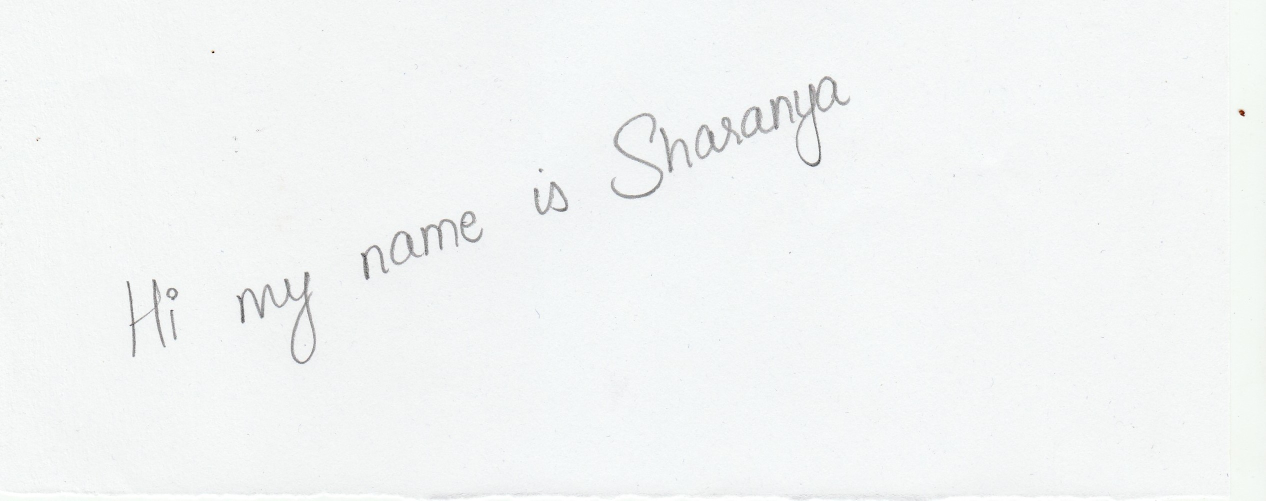
#> input picture DATA/Baseline.jpg, 2531 x 1001 px (shown at 1/2 size)
$ python getSkew.py   (older library calls are emulated)
#> lines starting #> are read from the running program, lines starting #| are printed output that depends on the picture; after the words box and inside, x2 and y2 are one past the last pixel; in counts of white or black regions, pixels touching at a corner belong together; long printed decimals are rounded
import cv2
import numpy as np
import math

# import image
image = cv2.imread("./DATA/Baseline.jpg", cv2.IMREAD_COLOR)
#> image is the input picture: shape (1001, 2531, 3); mean B, G, R 245, 245.1, 243
image = cv2.resize(image, (0, 0), fx=0.5, fy=0.5)
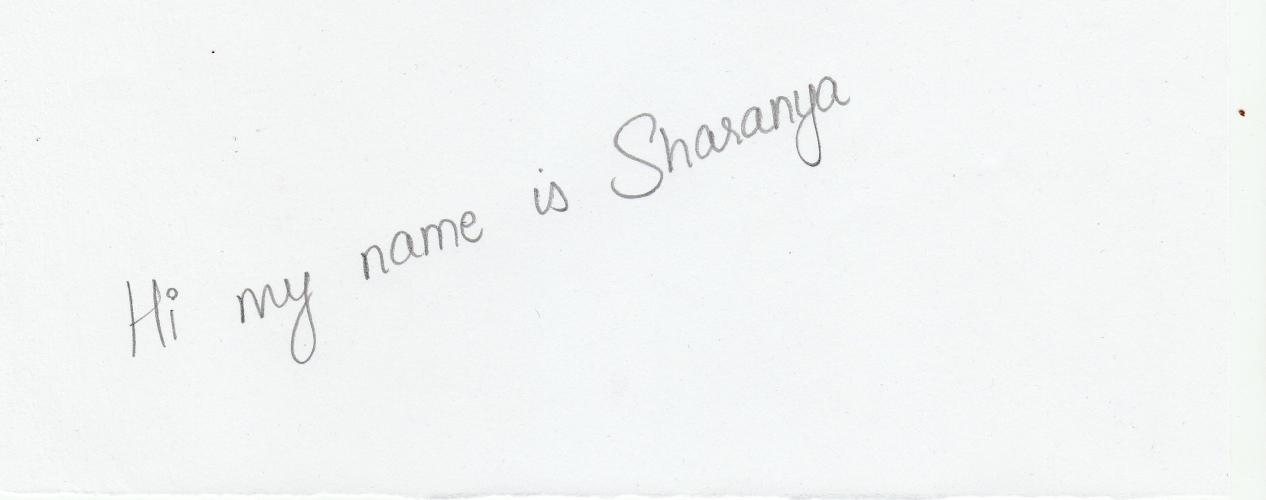
#> image: shape (500, 1266, 3); mean B, G, R 245.1, 245.2, 243.1
cv2.imshow('image', image)
cv2.waitKey(0)

# grayscale
gray = cv2.cvtColor(image, cv2.COLOR_BGR2GRAY)
cv2.imshow('gray', gray)
cv2.waitKey(0)

# threshold image
ret, thres = cv2.threshold(gray, 180, 255, cv2.THRESH_BINARY_INV)
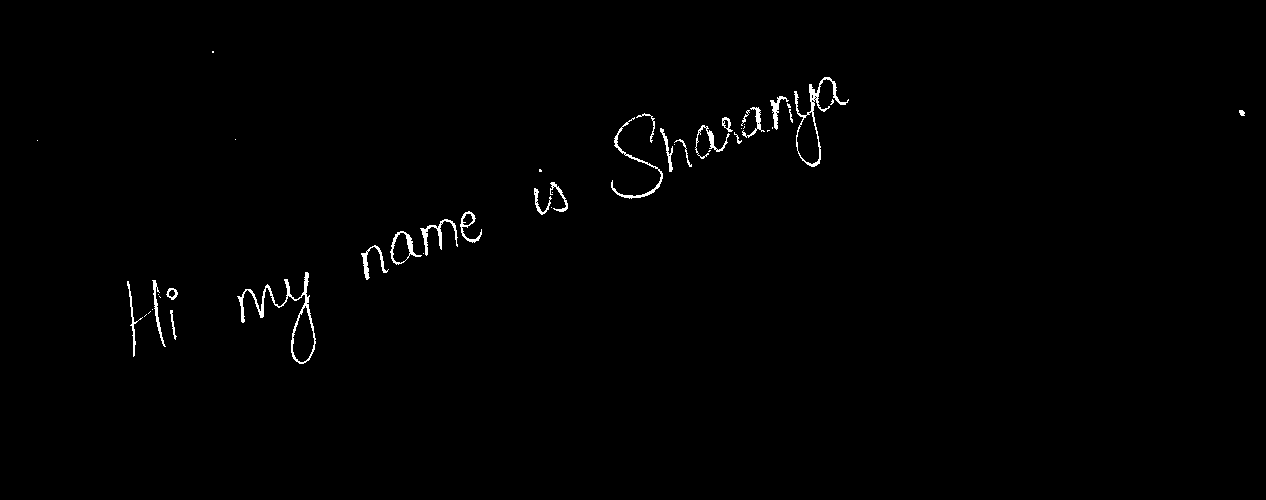
#> thres: shape (500, 1266); 0.74% white in thin lines or dots, all inside (x1, y1, x2, y2) = (37, 51, 1245, 364)
cv2.imshow('threshold', thres)
cv2.waitKey(0)

# dilation
kernel = np.ones((7, 13), np.uint8)
dilated = cv2.dilate(thres, kernel, iterations=1)
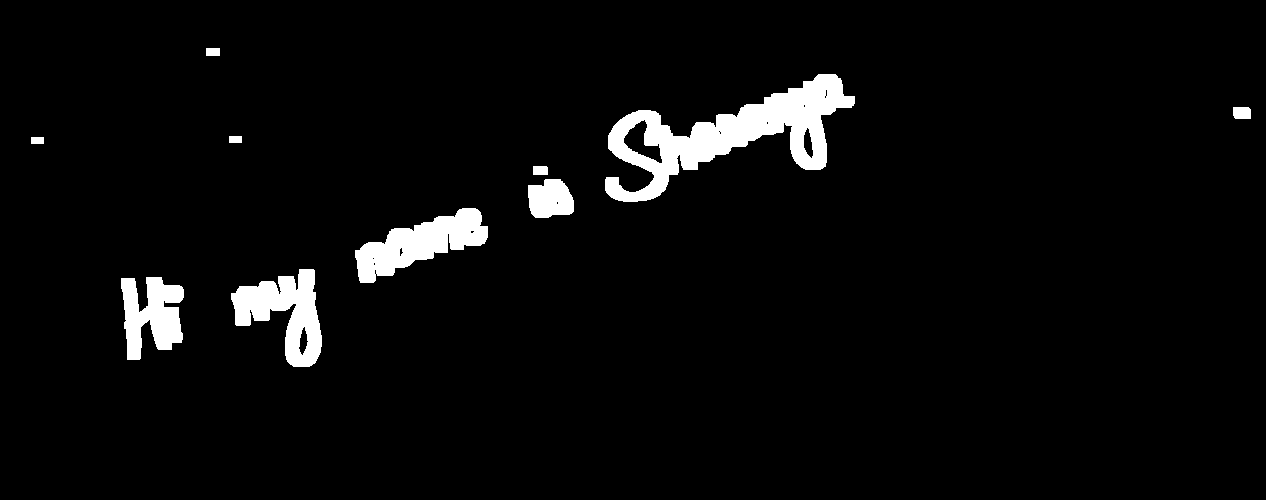
#> dilated: shape (500, 1266); 4.1% white; 10 white regions, largest, box (x1, y1, x2, y2) and area: (605, 74, 855, 202) 11417, (355, 208, 488, 283) 4722, (231, 269, 322, 367) 4560
cv2.imshow('dilated', dilated)
cv2.waitKey(0)

# erode
kernel = np.ones((8, 1), np.uint8)
eroded = cv2.erode(dilated, kernel, iterations=1)
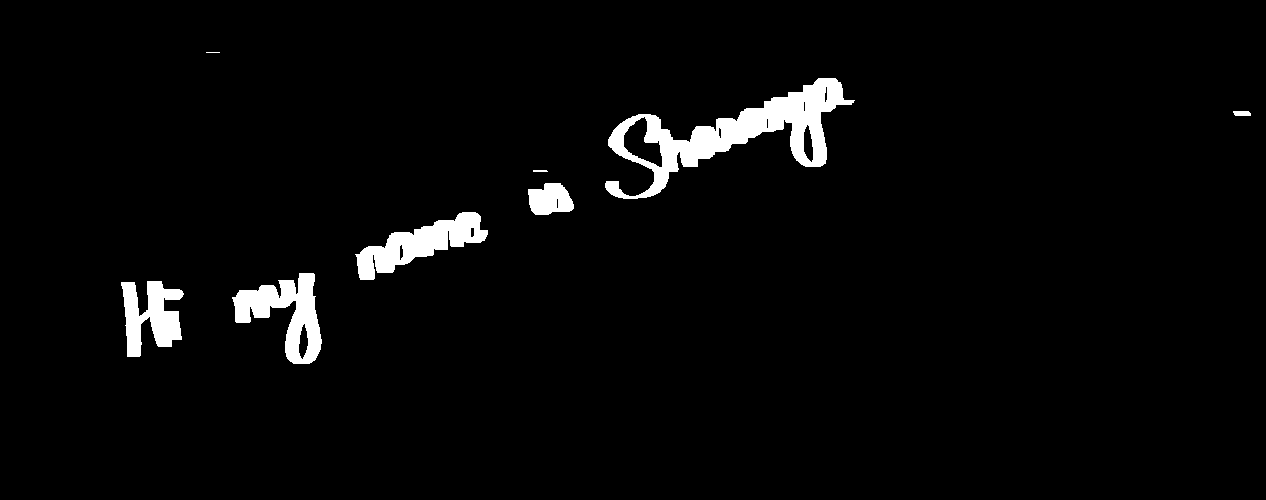
#> eroded: shape (500, 1266); 3.2% white; 8 white regions (1 under 20 px)
cv2.imshow('eroded', eroded)
cv2.waitKey(0)

# find text
im2, ctrs, heir = cv2.findContours(eroded, cv2.RETR_EXTERNAL, cv2.CHAIN_APPROX_SIMPLE)
#> ctrs = 8 contours, 2 with area under 20; largest, box (x1, y1, x2, y2) and area: (605, 78, 855, 199) 9730, (232, 273, 322, 364) 3721, (355, 212, 488, 280) 3569, (121, 281, 184, 357) 2570, (528, 183, 574, 215) 1058, (1233, 111, 1251, 116) 63

# delete small blobs from image
n_ctrs = []
for ctr in ctrs:
    area = cv2.contourArea(ctr)
    if area >= 190:
        n_ctrs.append(ctr)
#> this loop made 8 passes
#> area on passes 1, 2, 3, 4, 6, 7: 2570.5, 3721, 3569, 1058.5, 63, 9730.5
#> after the loop, n_ctrs = 5 contours; box (x1, y1, x2, y2) and area: (605, 78, 855, 199) 9730, (232, 273, 322, 364) 3721, (355, 212, 488, 280) 3569, (121, 281, 184, 357) 2570, (528, 183, 574, 215) 1058
del ctrs

# sorting contours
n_ctrs = sorted(n_ctrs, key=lambda x: cv2.boundingRect(x))

# draw rectangles around text and center points
c_x = []
c_y = []
for i in range(len(n_ctrs)):
    x, y, w, h = cv2.boundingRect(n_ctrs[i])
    cv2.rectangle(image, (x, y), (x + w, y + h), (255, 255, 0), 1)
    c_x.append(int(x + w / 2))
    c_y.append(int(y + h / 2))
#> this loop made 5 passes
#> (x, y, w, h) on passes 1 to 5: (121, 281, 63, 76), (232, 273, 90, 91), (355, 212, 133, 68), (528, 183, 46, 32), (605, 78, 250, 121)
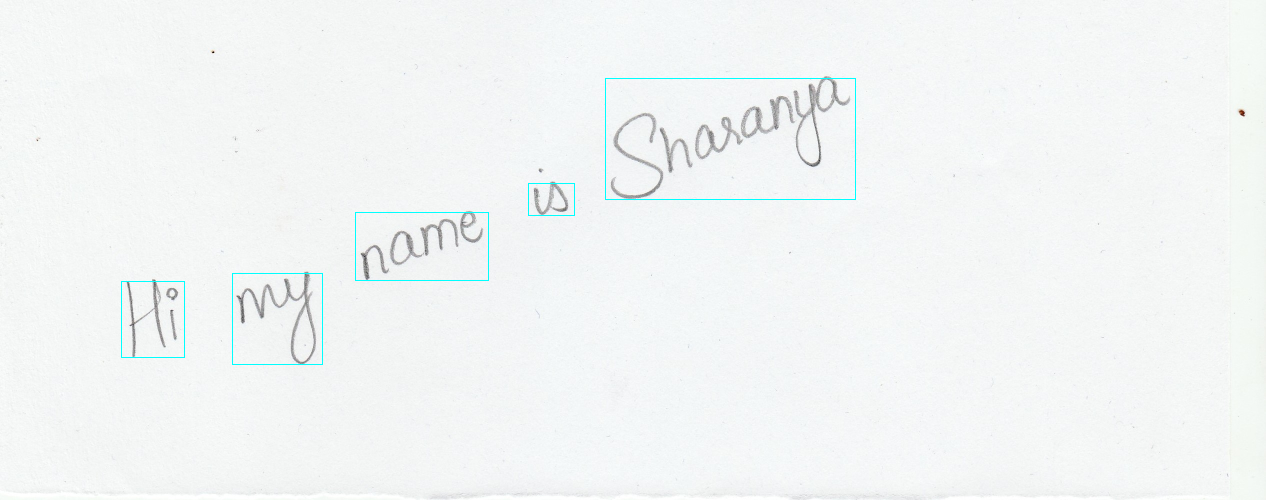
#> image: shape (500, 1266, 3); 0.31% of pixels changed, all inside (x1, y1, x2, y2) = (121, 78, 856, 365)
#> after the loop, c_x = [152, 277, 421, 551, 730]; c_y = [319, 318, 246, 199, 138]

for i in range(len(c_x)):
    cv2.circle(image, (c_x[i], c_y[i]), 0, (255, 0, 0), 5)
#> this loop made 5 passes
#> image: shape (500, 1266, 3); 0.02% of pixels changed, all inside (x1, y1, x2, y2) = (149, 135, 734, 323)


# detecting slope for line
fit = np.polyfit(c_x, c_y, deg=1)
#> fit = [-0.338, 388.1]

# line points
pt1 = (c_x[0], int(c_x[0] * fit[0] + fit[1]))
#> pt1 = (152, 336)
pt2 = (c_x[-1], int(c_x[-1] * fit[0] + fit[1]))
#> pt2 = (730, 141)
pt3 = (c_x[-1], int(c_x[0] * fit[0] + fit[1]))
#> pt3 = (730, 336)

# fitted line
cv2.line(image, pt1, pt2, (0, 0, 255), 2, cv2.LINE_AA)

# hor-axis line
cv2.line(image, pt1, pt3, (0, 255, 0), 2, cv2.LINE_AA)
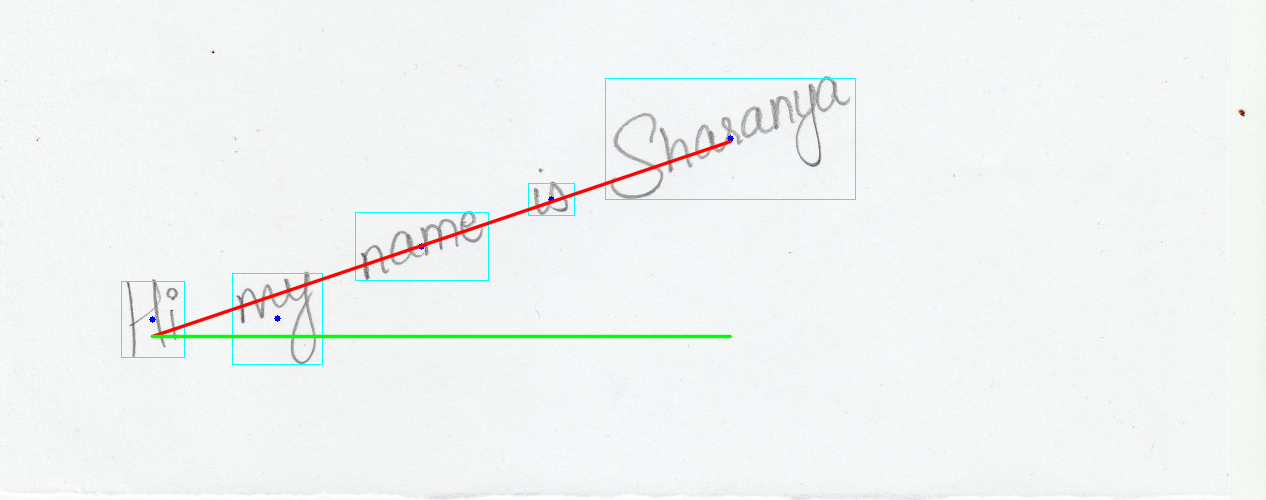
#> image: shape (500, 1266, 3); mean B, G, R 243.6, 244.5, 241.7

# mainslope print
skew = fit[0]
#> skew = -0.338
print(skew)
#| -0.3381


cv2.imshow('final', image)
cv2.waitKey(0)
cv2.destroyAllWindows()

$ run again, with DATA/Slant.jpg copied over DATA/Baseline.jpg
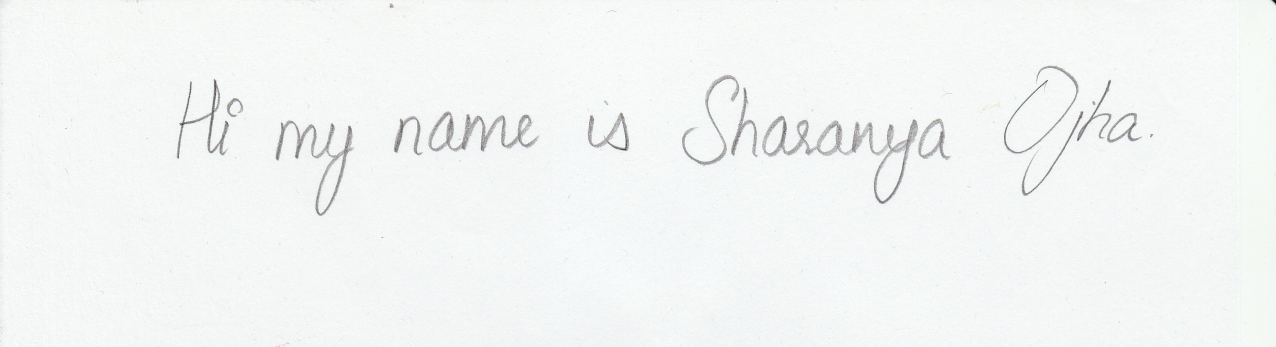
#> input picture DATA/Slant.jpg, 2552 x 694 px (shown at 1/2 size)
#> image is the input picture: shape (694, 2552, 3); mean B, G, R 244.5, 245.4, 243.2
#> `ret, thres = cv2.threshold(gray, 180, 255, cv2.THRESH_BINARY_INV)`:
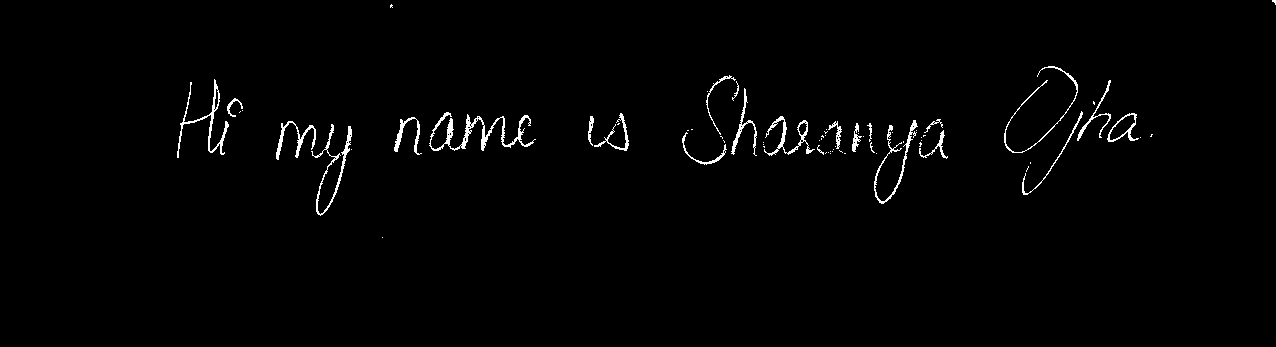
#> thres: shape (347, 1276); 1.4% white in thin lines or dots, all inside (x1, y1, x2, y2) = (177, 0, 1276, 238)
#> dilated: shape (347, 1276); 8.4% white; 9 white regions, largest, box (x1, y1, x2, y2) and area: (676, 72, 954, 207) 12935, (998, 63, 1159, 198) 8008, (388, 109, 542, 158) 5635
#> eroded: shape (347, 1276); 6.6% white; 8 white regions
#> ctrs = 8 contours; box (x1, y1, x2, y2) and area: (676, 76, 954, 204) 11018, (998, 67, 1158, 195) 7566, (388, 113, 540, 155) 4226, (270, 122, 358, 216) 3960, (171, 80, 249, 158) 2988, (582, 114, 635, 151) 1314, (1266, 0, 1276, 5) 29, (384, 5, 399, 8) 27
#> the loop `for ctr in ctrs:` made 8 passes
#> area on passes 1 to 8: 3959.5, 1314.5, 4226, 2987.5, 11018.5, 7565.5, 27, 29
#> after the loop `for ctr in ctrs:`: n_ctrs = 6 contours; box (x1, y1, x2, y2) and area: (676, 76, 954, 204) 11018, (998, 67, 1158, 195) 7566, (388, 113, 540, 155) 4226, (270, 122, 358, 216) 3960, (171, 80, 249, 158) 2988, (582, 114, 635, 151) 1314
#> the loop `for i in range(len(n_ctrs)):` made 6 passes
#> (x, y, w, h) on passes 1 to 6: (171, 80, 78, 78), (270, 122, 88, 94), (388, 113, 152, 42), (582, 114, 53, 37), (676, 76, 278, 128), (998, 67, 160, 128)
#> after the loop `for i in range(len(n_ctrs)):`: c_x = [210, 314, 464, 608, 815, 1078]; c_y = [119, 169, 134, 132, 140, 131]
#> the loop `for i in range(len(c_x)):` made 6 passes
#> fit = [-0.00749, 141.9]
#> pt1 = (210, 140)
#> pt2 = (1078, 133)
#> pt3 = (1078, 140)
#> `cv2.line(image, pt1, pt3, (0, 255, 0), 2, cv2.LINE_AA)`:
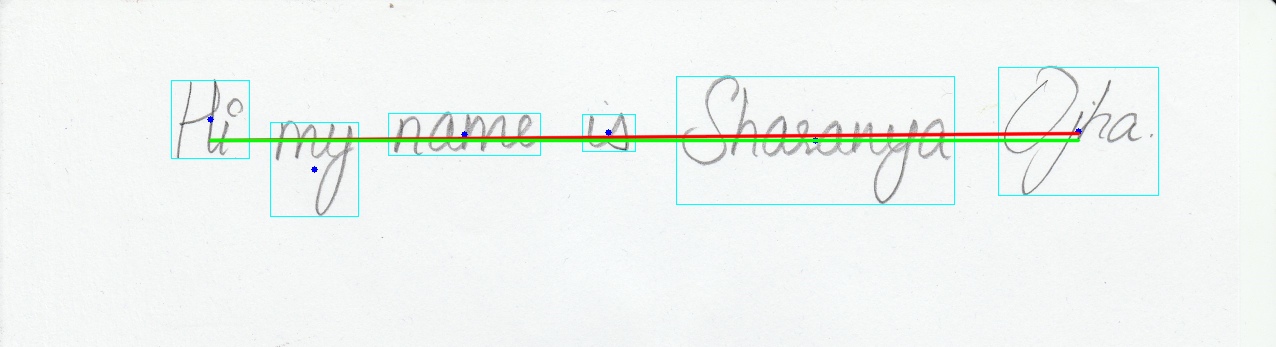
#> image: shape (347, 1276, 3); mean B, G, R 242, 244.5, 240.4
#> skew = -0.00749
#| -0.007487

$ run again, with DATA/basic.jpg copied over DATA/Baseline.jpg
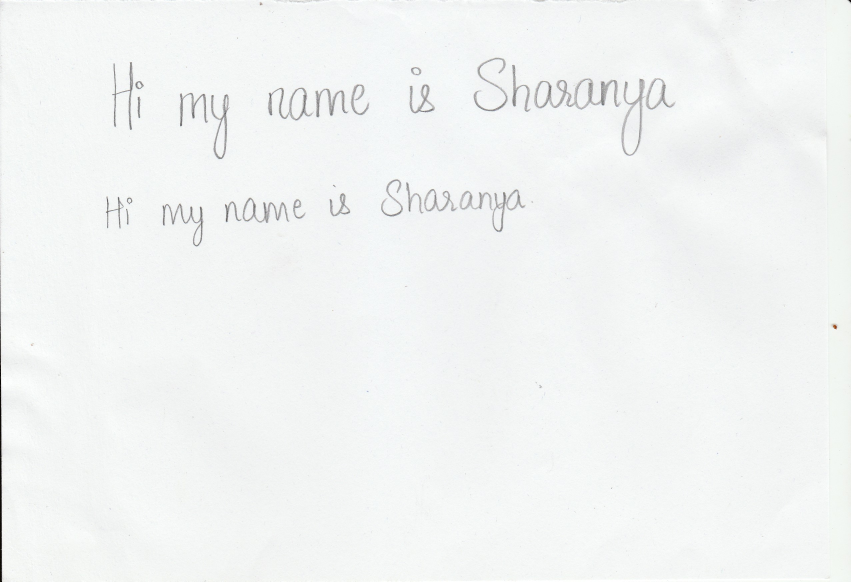
#> input picture DATA/basic.jpg, 2552 x 1744 px (shown at 1/3 size)
#> image is the input picture: shape (1744, 2552, 3); mean B, G, R 243.6, 244.2, 242.2
#> `ret, thres = cv2.threshold(gray, 180, 255, cv2.THRESH_BINARY_INV)`:
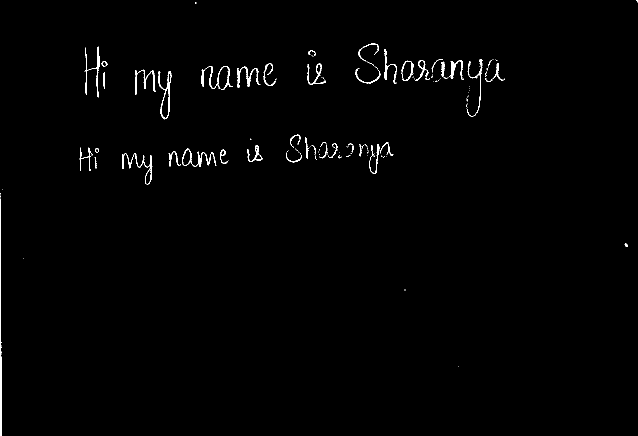
#> thres: shape (872, 1276) (shown at 1/2 size); 0.85% white in thin lines or dots
#> dilated: shape (872, 1276); 5.3% white; 20 white regions, largest, box (x1, y1, x2, y2) and area: (705, 84, 1016, 236) 15486, (566, 266, 793, 351) 8728, (396, 124, 559, 183) 6918
#> eroded: shape (872, 1276); 4.2% white; 17 white regions
#> ctrs = 17 contours, 2 with area under 20; largest, box (x1, y1, x2, y2) and area: (705, 88, 1016, 233) 12991, (566, 270, 792, 348) 6915, (397, 128, 559, 180) 5472, (264, 140, 349, 239) 4308, (0, 387, 9, 872) 3427
#> the loop `for ctr in ctrs:` made 17 passes
#> area on passes 1, 2, 3, 4, 5, 6, 7, 9: 25.5, 75, 3427, 2515.5, 3282.5, 1602, 926, 6915
#> after the loop `for ctr in ctrs:`: n_ctrs = 12 contours; largest, box (x1, y1, x2, y2) and area: (705, 88, 1016, 233) 12991, (566, 270, 792, 348) 6915, (397, 128, 559, 180) 5472, (264, 140, 349, 239) 4308, (0, 387, 9, 872) 3427
#> the loop `for i in range(len(n_ctrs)):` made 12 passes
#> (x, y, w, h) on passes 1 to 8: (0, 387, 9, 485), (153, 296, 51, 46), (164, 94, 57, 101), (238, 307, 72, 63), (264, 140, 85, 99), (332, 298, 130, 36), (397, 128, 162, 52), (489, 291, 42, 33)
#> after the loop `for i in range(len(n_ctrs)):`: c_x = [4, 178, 192, 274, 306, 397, 478, 510, 679, 633, 624, 860]; c_y = [629, 319, 144, 338, 189, 316, 154, 307, 309, 149, 107, 160]
#> the loop `for i in range(len(c_x)):` made 12 passes
#> fit = [-0.346, 408]
#> pt1 = (4, 406)
#> pt2 = (860, 110)
#> pt3 = (860, 406)
#> `cv2.line(image, pt1, pt3, (0, 255, 0), 2, cv2.LINE_AA)`:
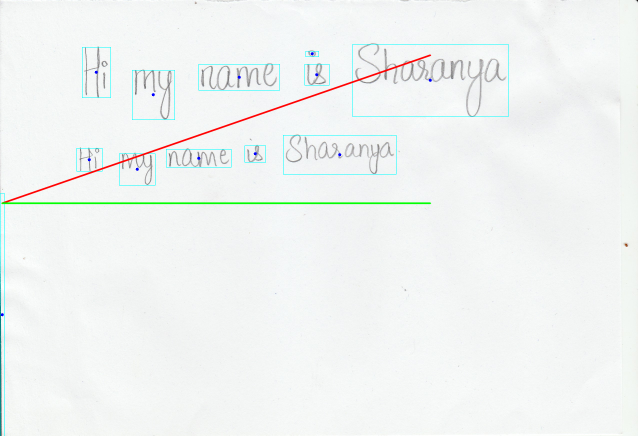
#> image: shape (872, 1276, 3) (shown at 1/2 size); mean B, G, R 242.5, 243.8, 240.7
#> skew = -0.346
#| -0.3457
